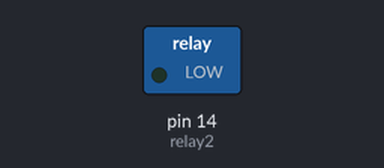
Simulated run of this sketch. Board: Arduino Uno, built with avr-gcc and run on an emulated ATmega328P. Parts: switched loads named in the sketch (green lamp = pin HIGH).

Above: at 10.0 s.
At 21.5 s:
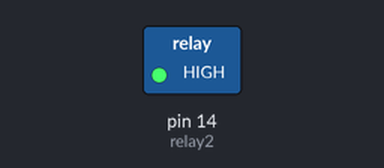
Timing chart, 0 to 29.9 s (numbered marks = the images above):
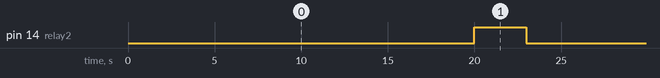

The sketch:

sketch_jan11a.ino
```cpp
#define relay2 14

void setup() {
  pinMode(relay2, OUTPUT);
}

void loop() {
  digitalWrite (relay2, LOW);
  delay(20000);
  digitalWrite (relay2, HIGH);
  delay(3000);

}
```

Measured:
- by itself, pin 14 (relay2): alternates HIGH for 3.0 s and LOW for 20.0 s
